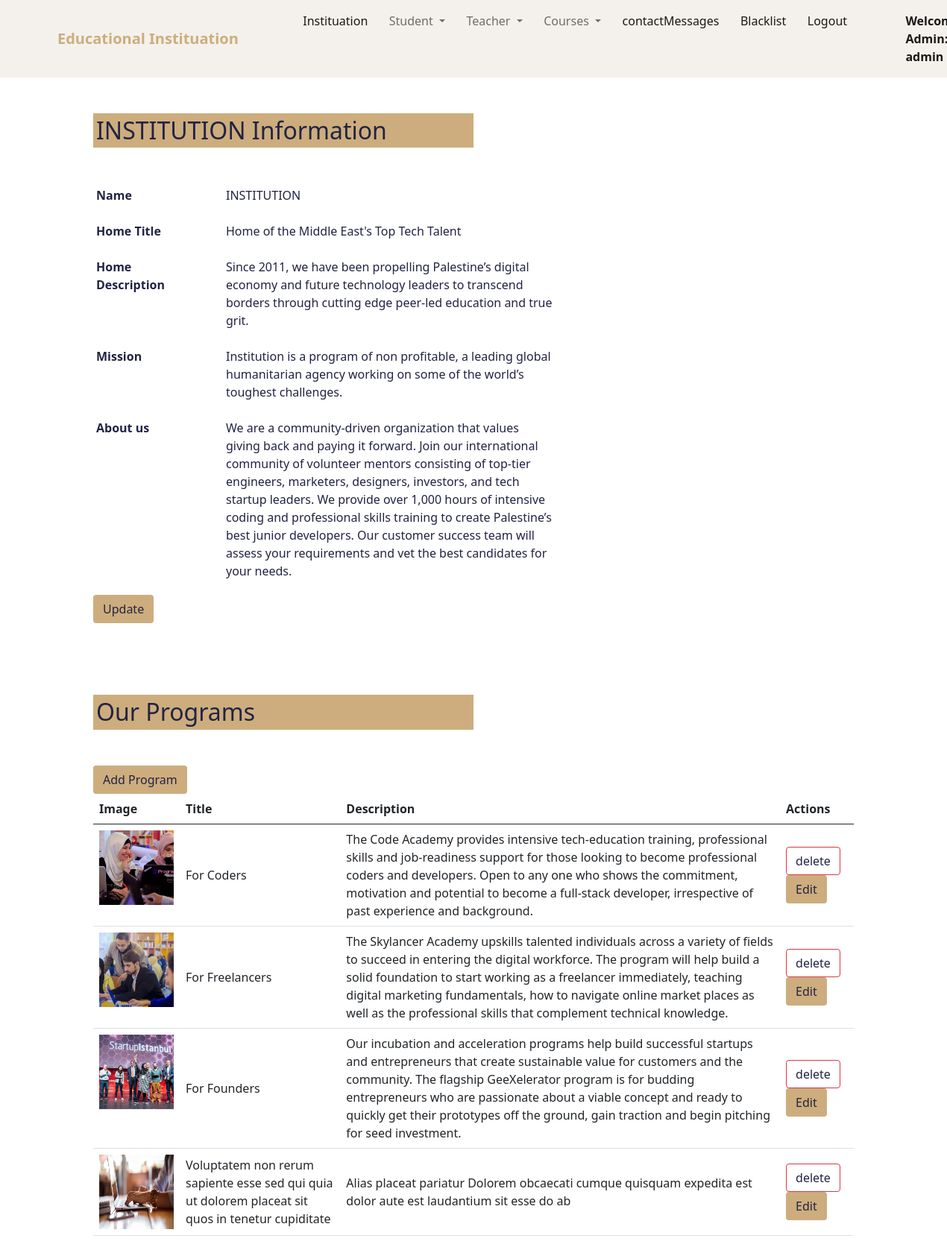
Page /admin-panel/ (signed in) on the committed database.
### landingPage/models.py (models this page shows, shortened)
class SingletonModel(models.Model):
    def save(self, *args,**kwargs):
        self.pk=1
        super().save(*args,**kwargs)

class Instituation (SingletonModel):
    name = models.CharField(max_length=100)
    home_title = models.CharField(max_length=100)
    home_description = models.CharField(max_length=300)
    mission = models.CharField(max_length=300)
    about_us = models.CharField(max_length=500)

class Programms(models.Model):
    title = models.CharField(max_length=100)
    description = models.CharField(max_length=500)
    image = models.ImageField(upload_to="media", blank=True)
    def get_photo_url(self):
        if self.image and hasattr(self.image, 'url'):
            return self.image.url
        else:
            return "/static/images/backg1.jpg"

### education/views.py (the view)
# urls.py: path("admin-panel/", views.admin_panel, name="admin-panel"),
@user_passes_test(lambda u: u.is_superuser)
@login_required(login_url = '/admin_login')
def admin_panel (request):
    inst = Instituation.objects.get(pk=1)
    all_programs = Programms.objects.all()
    return render(request, "education/admin/admin-panel.html", {"instituation":inst,"programs": all_programs,})

### education/templates/education/admin/admin-panel.html (shortened to what this page needs)
{% extends 'education/admin/admin_navbar.html' %}
{% load static %}
{% block body %}
<section>
    <div class="container">
        <div class="row p-5 justify-content-center">
            <div class="">
                <h2 class="brown-bg p-1 dark-blue col-md-6 mb-5">{{ instituation.name }} Information</h2>
                <div class="row">
                    <div class="col-md-2">
                        <p class=" p-1 dark-blue fw-bold  hed-color "> Name</p>
                    </div>
                    <div class="col-md-8">
                        <p class=" p-1 dark-blue col-md-8">{{ instituation.name }}</p>
                    </div>
                </div>
                <div class="row">
                    <div class="col-md-2">
                        <p class=" p-1 dark-blue fw-bold  hed-color "> Home Title</p>
                    </div>
                    <div class="col-md-8">
                        <p class=" p-1 dark-blue col-md-8">{{ instituation.home_title }}</p>
                    </div>
                </div>
                <div class="row">
                    <div class="col-md-2">
                        <p class=" p-1 dark-blue fw-bold  hed-color "> Home Description</p>
                    </div>
                    <div class="col-md-8">
                        <p class=" p-1 dark-blue col-md-8">{{ instituation.home_description }}</p>
                    </div>
                </div>
                <div class="row">
                    <div class="col-md-2">
                        <p class=" p-1 dark-blue fw-bold  hed-color "> Mission</p>
                    </div>
                    <div class="col-md-8">
                        <p class=" p-1 dark-blue col-md-8">{{ instituation.mission }}</p>
                    </div>
                </div>
                <div class="row">
                    <div class="col-md-2">
                        <p class=" p-1 dark-blue fw-bold  hed-color "> About us</p>
                    </div>
                    <div class="col-md-8">
                        <p class=" p-1 dark-blue col-md-8">{{ instituation.about_us }}</p>
                    </div>
                </div>
                    <a class="btn brown-bg dark-blue" href="{% url 'update-instituation' instituation.id %}" role="button">Update</a>
                </div>
            </div>
        </div>
</section>
<section>
    <div class="container">
        <div class="row p-5 justify-content-center">
            <div class="">
                <h2 class="brown-bg p-1 dark-blue col-md-6 mb-5">Our Programs</h2>
                <table class="table mb-0">
                    <thead>
                      <tr>
                        <th scope="col">Image</th>
                        <th scope="col">Title</th>
                        <th scope="col">Description</th>
                        <th scope="col">Actions</th>
                      </tr>
                    </thead>
                    <tbody>
                        {% for program in programs %}
                        <tr class="fw-normal">
                                <th>
                                    <img src="{{ program.get_photo_url }}"
                                      class="shadow-1-strong " alt="avatar 1"
                                      style="width: 100px; height: 100px;">
                                  </th>
                                  <td class="align-middle">
                                      <span>{{ program.title }}</span>
                                  </td>
                                  <td class="align-middle">
                                    <span>{{ program.description }}</span>
                                  </td>
                            <td class="align-middle">
                              <a class="btn btn-outline-danger dark-blue" href="{% url 'program-delete' program.id %}" data-mdb-toggle="tooltip" title="Remove">delete </a>
                                  <a class="btn brown-bg dark-blue" href="{% url 'program-edit' program.id %}"> Edit</a>
                            </td>
                          </tr>
                        {% endfor %}
                        <a class="btn brown-bg dark-blue" href="{% url 'add-program'%}" role="button">Add Program</a>
                    </tbody>
                  </table>
                </div>
            </div>
        </div>
</section>
{% endblock %}

### education/templates/education/admin/admin_navbar.html (shortened to what this page needs)
<!doctype html>
{% load static %}
<html lang="en">
  <head>
    <link href="https://cdn.jsdelivr.net/npm/bootstrap@5.1.0/dist/css/bootstrap.min.css" rel="stylesheet">
    <link rel="stylesheet" href="https://cdn.datatables.net/1.10.25/css/jquery.dataTables.min.css">
    <link rel="stylesheet" href="https://cdn.datatables.net/buttons/1.7.1/css/buttons.dataTables.min.css">
    <link rel="stylesheet" href="{% static 'landingPage/style.css' %}">
    <link rel="stylesheet" href="https://cdnjs.cloudflare.com/ajax/libs/font-awesome/4.7.0/css/font-awesome.min.css">
  </head>
  <body>
    <nav class="navbar navbar-expand-lg navbar-light bg-light mynav">
        <div class="container">
          <a class="navbar-brand hed-color fw-bold" href="/">Educational Instituation</a>
          <div class="collapse navbar-collapse" id="navbarSupportedContent">
            <ul class="navbar-nav me-auto mb-2 mb-lg-0">
              <li class="nav-item">
                <a class="nav-link active" aria-current="page" href="{% url 'admin-panel' %}">Instituation</a>
              </li>
              <li class="nav-item dropdown">
                <a class="nav-link dropdown-toggle" href="#" id="navbarDropdown" role="button" data-bs-toggle="dropdown" aria-expanded="false">
                  Student
                </a>
              </li>
              <li class="nav-item dropdown">
                <a class="nav-link dropdown-toggle" href="#" id="navbarDropdown" role="button" data-bs-toggle="dropdown" aria-expanded="false">
                  Teacher
                </a>
              </li>
              <li class="nav-item dropdown">
                <a class="nav-link dropdown-toggle" href="#" id="navbarDropdown" role="button" data-bs-toggle="dropdown" aria-expanded="false">
                  Courses
                </a>
              </li>
              <li class="nav-item">
                <a class="nav-link active" aria-current="page" href="{% url 'messages_contact' %}">contactMessages</a>
              </li>
              <li class="nav-item">
                <a class="nav-link active" aria-current="page" href="{% url 'view_blacklist' %}">Blacklist</a>
              </li>
              <li class="nav-item">
                <a class="nav-link active" aria-current="page" href="{% url 'logout' %}">Logout</a>
              </li>
              <li class="nav-item">
                <a style="font-weight:600; font-family:'Segoe UI', Tahoma, Geneva, Verdana, sans-serif;" class="nav-link active" href="#">Welcome Admin: {{request.user}}</a>
              </li>
            </ul>
          </div>
        </div>
      </nav>
      {% block body %}
      {% endblock %}
  </body>
</html>

### landingPage/static/landingPage/style.css (style rules this page uses)
.mynav { background: #F4F1EC!important; }
.hed-color { color: #CDAD7D!important; }
.dark-blue { color: #222344!important; }
.brown-bg { background-color: #CDAD7D !important; }

### rows in the picture
Instituation: name "INSTITUTION", home_title "Home of the Middle East's Top Tech Talent", home_description "Since 2011, we have been propelling Palestine’s digital economy and future technology leaders to transcend borders through cutting edge peer-led education and true grit.", mission "Institution is a program of non profitable, a leading global humanitarian agency working on some of the world’s toughest challenges.", about_us "We are a community-driven organization that values giving back and paying it forward. Join our international community of volunteer mentors consisting of top-tier engineers, marketers, designers, investors, and tech startup leaders. We provide over 1,000 hours of intensive coding and professional skills training to create Palestine’s best junior developers. Our customer success team will assess your requirements and vet the best candidates for your needs."
Programms: get_photo_url (picture), title "For Coders", description "The Code Academy provides intensive tech-education training, professional skills and job-readiness support for those looking to become professional coders and developers. Open to any one who shows the commitment, motivation and potential to become a full-stack developer, irrespective of past experience and background."
Programms: get_photo_url (picture), title "For Freelancers", description "The Skylancer Academy upskills talented individuals across a variety of fields to succeed in entering the digital workforce. The program will help build a solid foundation to start working as a freelancer immediately, teaching digital marketing fundamentals, how to navigate online market places as well as the professional skills that complement technical knowledge."
Programms: get_photo_url (picture), title "For Founders", description "Our incubation and acceleration programs help build successful startups and entrepreneurs that create sustainable value for customers and the community. The flagship GeeXelerator program is for budding entrepreneurs who are passionate about a viable concept and ready to quickly get their prototypes off the ground, gain traction and begin pitching for seed investment."
Programms: shows a picture, title "Voluptatem non rerum sapiente esse sed qui quia ut dolorem placeat sit quos in tenetur cupiditate", description "Alias placeat pariatur Dolorem obcaecati cumque quisquam expedita est dolor aute est laudantium sit esse do ab"

### other values in the picture
{{ request.user }} "admin"
